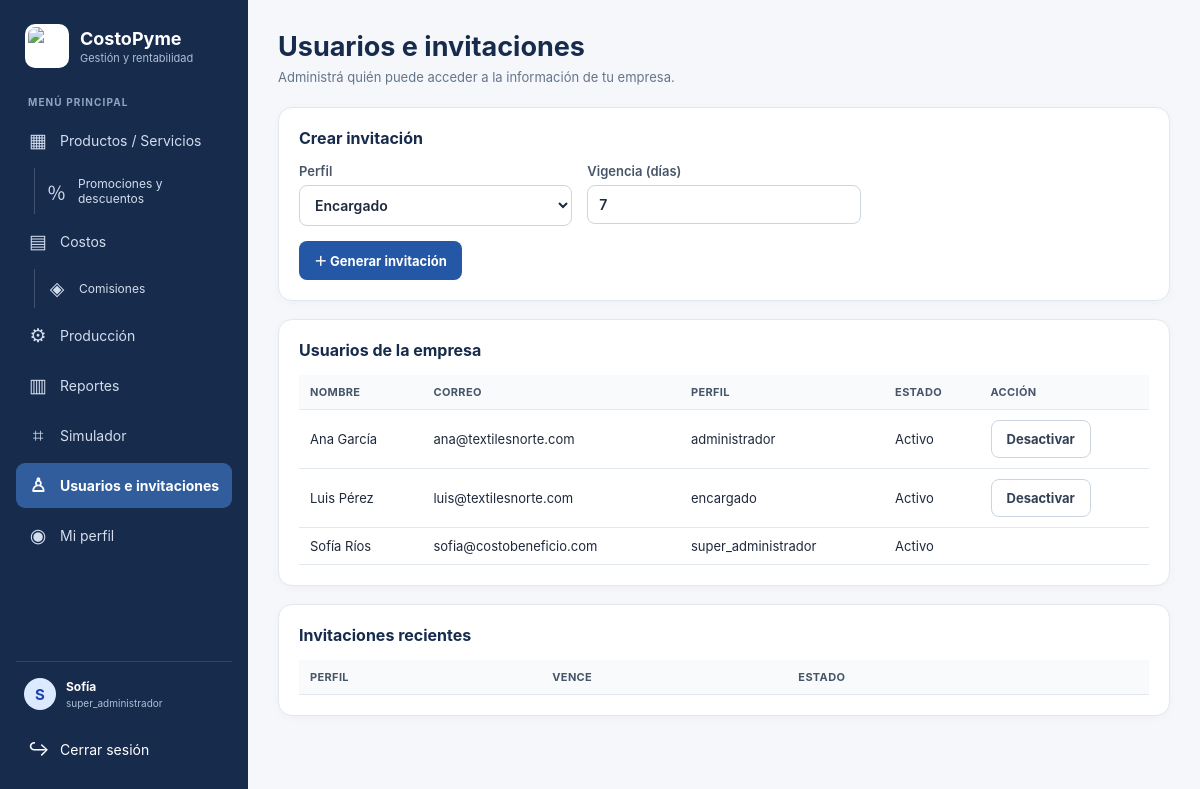
Page /usuarios.php (signed in) on the committed database.
### tables this page shows
CREATE TABLE `costobene_usuarios` (
  `id` bigint(20) UNSIGNED NOT NULL,
  `cliente_id` bigint(20) UNSIGNED NOT NULL,
  `nombre` varchar(100) NOT NULL,
  `apellido` varchar(100) DEFAULT NULL,
  `nombre_usuario` varchar(50) NOT NULL,
  `correo` varchar(255) NOT NULL,
  `password_hash` varchar(255) NOT NULL,
  `activo` tinyint(1) NOT NULL DEFAULT 1,
  `fecha_creacion` timestamp NOT NULL DEFAULT current_timestamp(),
  `fecha_actualizacion` timestamp NOT NULL DEFAULT current_timestamp() ON UPDATE current_timestamp()
);

### config.php (called while the page is built, shortened)
<?php
function db(): PDO {
    static $pdo = null;
    if ($pdo === null) {
        $esLocal = in_array($_SERVER['HTTP_HOST'] ?? '', [
            'localhost',
            '127.0.0.1'
        ], true);
        if ($esLocal) {
            $host = '127.0.0.1';
            $dbname = 'calcostos';
            $user = 'root';
            $password = '';
        } else {
            $host = 'sql200.infinityfree.com';
            $dbname = 'if0_43416623_Costo_Pyme_BD';
            $user = 'if0_43416623';
            $password = '718122Mica';
        }
        $dsn = "mysql:host=$host;dbname=$dbname;charset=utf8mb4";
        $pdo = new PDO($dsn, $user, $password, [
            PDO::ATTR_ERRMODE => PDO::ERRMODE_EXCEPTION,
            PDO::ATTR_DEFAULT_FETCH_MODE => PDO::FETCH_ASSOC,
            PDO::ATTR_EMULATE_PREPARES => false,
        ]);
    }
    return $pdo;
}
function h($v): string {
    return htmlspecialchars((string)$v, ENT_QUOTES, 'UTF-8');
}
function usuario(): ?array {
    return $_SESSION['u'] ?? null;
}
function puede(string $permiso): bool {
    $u = usuario();
    return $u && in_array($permiso, $u['permisos'], true);
}

### usuarios.php (the view, shortened to what this page needs)
<?php
$clienteId=(int)usuario()['cliente_id']; $error=''; $codigoNuevo=''; $ok='';
$st=db()->prepare('SELECT u.id,u.nombre,u.apellido,u.correo,u.activo,GROUP_CONCAT(r.nombre SEPARATOR ", ") roles FROM costobene_usuarios u JOIN costobene_usuarios_roles ur ON ur.usuario_id=u.id JOIN costobene_roles r ON r.id=ur.rol_id WHERE u.cliente_id=? GROUP BY u.id ORDER BY u.id');$st->execute([$clienteId]);$usuarios=$st->fetchAll();
$paginaActual='usuarios';
?>
<!doctype html><html lang="es"><head><meta charset="utf-8"><meta name="viewport" content="width=device-width,initial-scale=1"><title>Usuarios - CostoPyme</title><link rel="stylesheet" href="style.css"></head><body><div class="app-shell"><?php require 'menu.php';?><main class="main"><header class="page-head"><div><h1>Usuarios e invitaciones</h1><p>Administrá quién puede acceder a la información de tu empresa.</p></div></header>
<section class="panel"><h2>Crear invitación</h2><form method="post"><input type="hidden" name="csrf" value="<?=h($csrf)?>"><input type="hidden" name="accion" value="invitar"><div class="form-grid"><label>Perfil<select name="rol"><option value="encargado">Encargado</option><option value="operador">Operador</option></select></label><label>Vigencia (días)<input type="number" name="dias" min="1" max="30" value="7" required></label></div><div class="actions"><button>＋ Generar invitación</button></div></form></section>
<section class="panel"><h2>Usuarios de la empresa</h2><div class="table-wrap"><table><thead><tr><th>Nombre</th><th>Correo</th><th>Perfil</th><th>Estado</th><th>Acción</th></tr></thead><tbody><?php foreach($usuarios as $u):?><tr><td><?=h($u['nombre'].' '.$u['apellido'])?></td><td><?=h($u['correo'])?></td><td><?=h($u['roles'])?></td><td><?=$u['activo']?'Activo':'Inactivo'?></td><td><?php if((int)$u['id']!==(int)usuario()['id']):?><form method="post"><input type="hidden" name="csrf" value="<?=h($csrf)?>"><input type="hidden" name="accion" value="estado_usuario"><input type="hidden" name="id" value="<?=(int)$u['id']?>"><input type="hidden" name="activo" value="<?=$u['activo']?0:1?>"><button class="btn-secondary"><?=$u['activo']?'Desactivar':'Activar'?></button></form><?php endif;?></td></tr><?php endforeach;?></tbody></table></div></section>
<section class="panel"><h2>Invitaciones recientes</h2><div class="table-wrap"><table><thead><tr><th>Perfil</th><th>Vence</th><th>Estado</th><th></th></tr></thead></table></div></section>
</main></div></body></html>

### menu.php
<?php
$paginaActual = $paginaActual ?? 'productos';
$menuItems = [
 'productos'=>['Productos / Servicios','package','index.php','ver_dashboard'],
 'costos'=>['Costos','receipt','costos.php','ver_dashboard'],
 'produccion'=>['Producción','factory','produccion.php','cargar_produccion'],
 'reportes'=>['Reportes','chart','reportes.php','ver_reportes'],
 'simulador'=>['Simulador','calculator','simulador.php','ver_dashboard'],
 'usuarios'=>['Usuarios e invitaciones','users','usuarios.php','gestionar_usuarios'],
 'perfil'=>['Mi perfil','user','perfil.php',null],
];
$glyph=['package'=>'▦','receipt'=>'▤','chart'=>'▥','calculator'=>'⌗','user'=>'◉','tags'=>'％','users'=>'♙','factory'=>'⚙'];
?>
<aside class="sidebar"><a class="brand" href="index.php"><img class="brand-logo" src="assets/logo_finanzas.png" alt="Logo CostoPyme"><span><b>CostoPyme</b><small>Gestión y rentabilidad</small></span></a><div class="nav-caption">MENÚ PRINCIPAL</div><nav class="nav-menu">
<?php foreach($menuItems as $key=>[$label,$icon,$url,$permiso]): if($permiso===null || puede($permiso)): ?><a class="nav-link <?=$paginaActual===$key?'active':''?>" href="<?=h($url)?>"><span class="nav-icon"><?=$glyph[$icon]??'•'?></span><span><?=h($label)?></span></a><?php if($key==='productos' && puede('ver_dashboard')):?><a class="nav-link nav-sub-link <?=$paginaActual==='promociones'?'active':''?>" href="promociones.php"><span class="nav-icon">％</span><span>Promociones y descuentos</span></a><?php elseif($key==='costos' && puede('ver_dashboard')):?><a class="nav-link nav-sub-link" href="costos.php#comisiones"><span class="nav-icon">◈</span><span>Comisiones</span></a><?php endif;?><?php endif; endforeach; ?>
</nav><div class="sidebar-bottom"><div class="user-mini"><span class="avatar"><?=h(mb_substr((string)usuario()['nombre'],0,1))?></span><span><b><?=h(usuario()['nombre'])?></b><small><?=h(implode(', ',usuario()['roles']))?></small></span></div><a class="nav-link" href="logout.php"><span class="nav-icon">↪</span><span>Cerrar sesión</span></a></div></aside>

### style.css (style rules this page uses)
:root { --ink:#172b4d;--blue:#2457a6;--blue2:#eaf1fb;--muted:#64748b;--line:#e2e8f0;--bg:#f5f7fb;--green:#168653;--red:#c43e3e;--amber:#a86a0a }
* { box-sizing:border-box }
body { margin:0;background:var(--bg);color:#1e293b;font-family:Inter,system-ui,-apple-system,"Segoe UI",Arial,sans-serif;font-size:15px }
a { color:var(--blue);text-decoration:none }
.app-shell { min-height:100vh }
.sidebar { position:fixed;inset:0 auto 0 0;width:248px;background:#172b4d;color:#e8eef8;padding:24px 16px;display:flex;flex-direction:column;z-index:20 }
.brand { display:flex;align-items:center;gap:11px;color:#fff;padding:0 9px 28px }
.brand b { display:block;font-size:18px }
.brand small { display:block;color:#aebed5;font-size:11px;margin-top:2px }
.nav-caption { color:#91a4c1;font-size:10px;letter-spacing:1.1px;font-weight:700;padding:0 12px 10px }
.nav-menu { display:grid;gap:5px }
.nav-link { display:flex;align-items:center;gap:12px;padding:11px 12px;border-radius:9px;color:#d3deed;font-size:14px }
.nav-link.active { background:#315d9d;color:#fff;font-weight:650 }
.nav-icon { width:20px;text-align:center;font-size:19px }
.sidebar-bottom { margin-top:auto }
.user-mini { display:flex;align-items:center;gap:10px;border-top:1px solid #ffffff20;padding:16px 8px 12px;margin-bottom:5px }
.user-mini b,.user-mini small { display:block }
.user-mini b { font-size:12px;color:#fff }
.user-mini small { font-size:10px;color:#aebed5;margin-top:3px }
.avatar { width:32px;height:32px;border-radius:50%;background:#dbeafe;color:#1e40af;display:grid;place-items:center;font-weight:700 }
.main { margin-left:248px;padding:30px;max-width:1500px }
.page-head { display:flex;align-items:flex-start;justify-content:space-between;gap:15px;margin-bottom:22px }
.page-head h1 { margin:0;color:var(--ink);font-size:27px }
.page-head p { margin:6px 0 0;color:var(--muted);font-size:13px }
.panel { background:#fff;border:1px solid var(--line);border-radius:14px;padding:20px;margin-bottom:18px;box-shadow:0 2px 8px #172b4d08 }
.panel h2 { font-size:16px;color:var(--ink);margin:0 0 15px }
.form-grid { display:grid;grid-template-columns:repeat(3,minmax(0,1fr));gap:15px }
label { display:flex;flex-direction:column;gap:6px;color:#475569;font-size:13px;font-weight:600 }
input,select,textarea { width:100%;padding:10px 11px;border:1px solid #cbd5e1;border-radius:8px;background:#fff;color:#1e293b;font:inherit;font-size:14px }
.btn,button { display:inline-flex;align-items:center;justify-content:center;gap:7px;border:0;border-radius:8px;background:var(--blue);color:white;padding:10px 15px;font:inherit;font-size:13px;font-weight:650;cursor:pointer }
.btn-secondary { background:#fff;color:#334155;border:1px solid #cbd5e1 }
.actions { display:flex;gap:9px;flex-wrap:wrap;margin-top:15px }
.table-wrap { overflow-x:auto }
table { width:100%;border-collapse:collapse;min-width:600px }
th,td { text-align:left;padding:10px 11px;border-bottom:1px solid var(--line);font-size:13px }
th { background:#f8fafc;color:#475569;font-size:11px;text-transform:uppercase;letter-spacing:.35px }
.brand-logo { width:44px;height:44px;object-fit:contain;background:#fff;border-radius:10px;padding:3px;flex:0 0 auto }
.nav-sub-link { margin-left:18px;padding-top:8px;padding-bottom:8px;font-size:12px;border-left:1px solid #ffffff30;border-radius:0 8px 8px 0 }
.sidebar { overflow-y: auto; overflow-x: hidden; scrollbar-width: thin; scrollbar-color: #526987 #172b4d; }
.brand, .nav-caption, .nav-menu, .sidebar-bottom { flex-shrink: 0; }
.sidebar-bottom { margin-top: auto; padding-top: 8px; }
.sidebar-bottom > .nav-link { display: flex; width: 100%; color: #ffffff; margin-bottom: 4px; }

### rows in the picture
costobene_usuarios: nombre "S", nombre "Sofía", nombre+apellido "Sofía Ríos", correo "sofia@costobeneficio.com", roles "super_administrador", activo "Activo"
costobene_usuarios: nombre+apellido "Ana García", correo "ana@textilesnorte.com", roles "administrador", activo "Activo"
costobene_usuarios: nombre+apellido "Luis Pérez", correo "luis@textilesnorte.com", roles "encargado", activo "Activo"

### other values in the picture
$glyph[$icon] "▦"
$label "Productos / Servicios"
$glyph[$icon] "▤"
$label "Costos"
$glyph[$icon] "⚙"
$label "Producción"
$glyph[$icon] "▥"
$label "Reportes"
$glyph[$icon] "⌗"
$label "Simulador"
$glyph[$icon] "♙"
$label "Usuarios e invitaciones"
$glyph[$icon] "◉"
$label "Mi perfil"
implode(', ',usuario()['roles']) "super_administrador"
